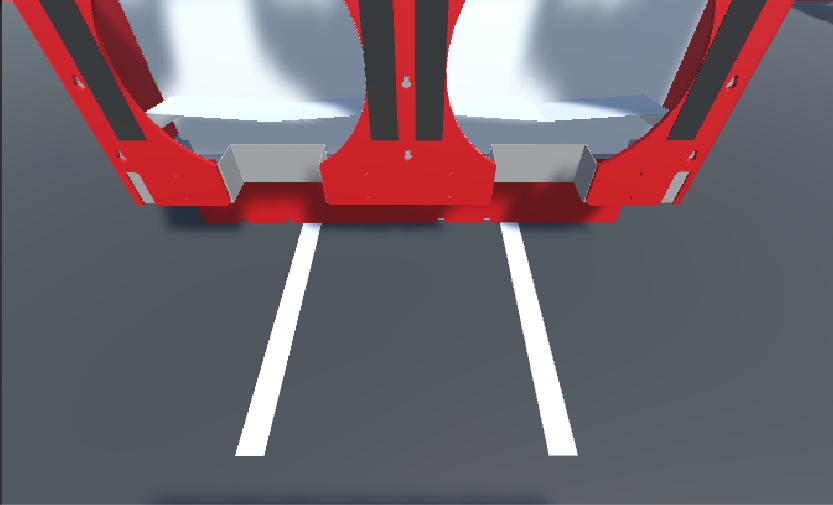
#> input picture python3/imgs/image0.png, 833 x 505 px
$ python -i line_detector.py   (imports and definitions only)
#> lines starting #> are read from the running program, lines starting #| are printed output that depends on the picture; after the words box and inside, x2 and y2 are one past the last pixel; in counts of white or black regions, pixels touching at a corner belong together; long printed decimals are rounded
import cv2
import numpy as np
import math
from numpy import linalg as LA

class Line_Detector(object):
    def warp(self, img, type):
        src = np.float32([[450, 320],
                          [920, 320],
                          [370, 650],
                          [910, 650]])

        dst = np.float32([[0, 0],
                          [450, 0],
                          [0, 450],
                          [450, 450]])

        #perspective transform
        if type == 0:
            M = cv2.getPerspectiveTransform(src, dst)
        #reverse perspective transform
        else:
            Minv = cv2.getPerspectiveTransform(dst, src)
            return Minv

        warped = cv2.warpPerspective(img, M, (img.shape[1],img.shape[0]), flags=cv2.INTER_LINEAR)

        return warped

    # [11 lines left out: function increase_brightness, not called in this run]

    def colorSpace(self, img):
        hsv = cv2.cvtColor(img, cv2.COLOR_BGR2HSV)

        #hsv
        sens = 80
        lower_white = np.array([0,0,255-sens], dtype=np.uint8)
        upper_white = np.array([255,sens,255], dtype=np.uint8)

        mask = cv2.inRange(hsv, lower_white, upper_white)
        res = cv2.bitwise_and(img, img, mask=mask)

        lower_white = np.array([230,230,230], dtype=np.uint8)
        upper_white = np.array([255,255,255], dtype=np.uint8)

        mask = cv2.inRange(res, lower_white, upper_white)
        res = cv2.bitwise_and(res, res, mask=mask)

        return res

    def calc_distance(self, p1, p2):
        return math.sqrt((p2[0]-p1[0])**2+(p2[1]-p1[1])**2)

    def find_corners(self, rect, bound):
        #tl=0 tr=1 bl=2 br=3
        #compare the distances to each point of the max corners on the image
        points = cv2.boxPoints(rect)
        points_distances = np.zeros((4,4))
        sorted_points = np.zeros((4,2))

        #calculate the distances
        for i in range(0, len(bound)):
            for j in range(0, len(points)):
                points_distances[i][j] = self.calc_distance(points[j], bound[i])

        #compare each group of distances that correspond to each point: tl, tr, etc. and assign it to the certain point
        for i in range(0, len(points_distances)):
            distances = points_distances[i]
            least_dist = 10000
            least_idx = -1
            for j in range(0, len(distances)):
                if(distances[j] < least_dist):
                    least_dist = distances[j]
                    least_idx = j
            sorted_points[i] = points[least_idx]
            for j in range(0, len(points_distances)):
                    points_distances[j][least_idx] = 10000

        return sorted_points

    def filter_contours(self, contours):
        if not contours:
            return []
        min_contour_area = 700
        i = 0
        while(i < len(contours)):
            contour = contours[i]
            x1,y1,x2,y2 = self.find_line(contour)
            length = self.calc_distance((x1,y1),(x2,y2))
            if cv2.contourArea(contour) < min_contour_area or length < 100:
                contours.pop(i)
                i -= 1
            i += 1

        return contours

    def find_tape_direction(self, points):
        x1 = 0
        y1 = 0
        x2 = 0
        y2 = 0
        if self.calc_distance(points[0], points[1]) > self.calc_distance(points[0], points[2]):
            x1 = int((points[0][0]+points[2][0])/2)
            y1 = int((points[0][1]+points[2][1])/2)
            x2 = int((points[1][0]+points[3][0])/2)
            y2 = int((points[1][1]+points[3][1])/2)
        else:
            x1 = int((points[0][0]+points[1][0])/2)
            y1 = int((points[0][1]+points[1][1])/2)
            x2 = int((points[2][0]+points[3][0])/2)
            y2 = int((points[2][1]+points[3][1])/2)

        return x1, y1, x2, y2

    def contours(self, img):
        gray = cv2.cvtColor(img, cv2.COLOR_BGR2GRAY)
        contours, hierarchy = cv2.findContours(gray, cv2.RETR_TREE, cv2.CHAIN_APPROX_SIMPLE)
        filtered_contours = self.filter_contours(contours)
        #contour_img = cv2.drawContours(img, filtered_contours, -1, (0,255,0), 3)
        return filtered_contours

    def find_line(self, contour):
        rect = cv2.minAreaRect(contour)
        x,y,w,h = cv2.boundingRect(contour)
        bound = [[x,y],[x+w,y],[x,y+h],[x+w,y+h]]
        #tl=0 tr =1 bl=2 br=3
        points = self.find_corners(rect, bound)
        x1,y1,x2,y2 = self.find_tape_direction(points)
        return x1,y1,x2,y2

    def closest_line(self, contours, img):
        min_cte = 10000
        min_idx = -1
        for i in range(0, len(contours)):
            contour = contours[i]
            line = self.find_line(contour)
            cte = self.calc_cte(line, img)
            if cte < min_cte:
                min_cte = cte
                min_idx = i
        return self.find_line(contours[min_idx])

    def calc_cte(self, line, img):
	#dot product
        x1,y1,x2,y2 = line
        p1 = [x1,450-y1]
        p2 = [x2,450-y2]
        p3 = [225, 450]

        dy = p2[1]-p1[1]
        dx = p2[0]-p1[0]
        if(dx == 0): return p2[0]-p3[0]

        a = -(dy)/(dx)
        b = 1
        c = -a*p1[0]-b*p1[1]

        is_right = False

        if p1[0] > 225 or p2[0] > 225: is_left = True

        #print(img.shape[0])
        d = abs(a*p3[0] + b*p3[1] + c)/math.sqrt(a**2+b**2)

        if is_right: d *= -1

        return d

    def detect_line(self, img, type):
        #img = self.increase_brightness(img, value=20)
        warped = self.warp(img, 0)
        imgThresh = self.colorSpace(warped)

#        cv2.imshow('thresh', imgThresh)

        contours = self.contours(imgThresh)
        if len(contours) == 0:
            if type == 1:
                return None, None
            return None

        line = self.closest_line(contours, img)

        if type==1:
            return line, warped

        return line

    # [8 lines left out: function find_cte, not called in this run]

    def visualize(self, img):
        img = cv2.resize(img, (1280,720))
        line, warped = self.detect_line(img, 1)

        if line == None:
            return img

        detect_img = self.draw_line(line, warped, img)

        print('cte: %f' % self.calc_cte(line, warped))

        return detect_img


    def draw_line(self, line, warped, img):
        blank_warped = np.zeros((img.shape[1], img.shape[0], 3), np.uint8)
        x1,y1,x2,y2 = line
        cv2.line(blank_warped,(x1,y1),(x2,y2),(255,0,0),5)
        Minv = self.warp(blank_warped, 1)
        newwarp = cv2.warpPerspective(blank_warped, Minv, (img.shape[1], img.shape[0]))

        result = cv2.addWeighted(newwarp, 1, img, 0.4, 0)
        return result

>>> import cv2
>>> picture = cv2.imread('../imgs/image0.png')
#> picture is the input picture: shape (505, 833, 3); mean B, G, R 109.6, 101.9, 113.6
>>> result = Line_Detector().visualize(picture)
#> in visualize, `img = cv2.resize(img, (1280,720))`:
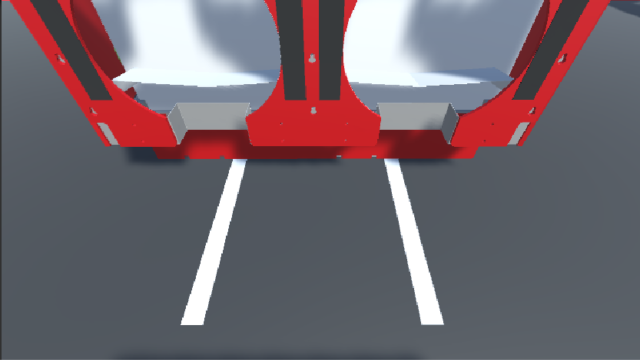
#> img: shape (720, 1280, 3) (shown at 1/2 size); mean of channels 0, 1, 2 109.6, 101.9, 113.6; drawn as B, G, R
#> in colorSpace, `mask = cv2.inRange(res, lower_white, upper_white)`:
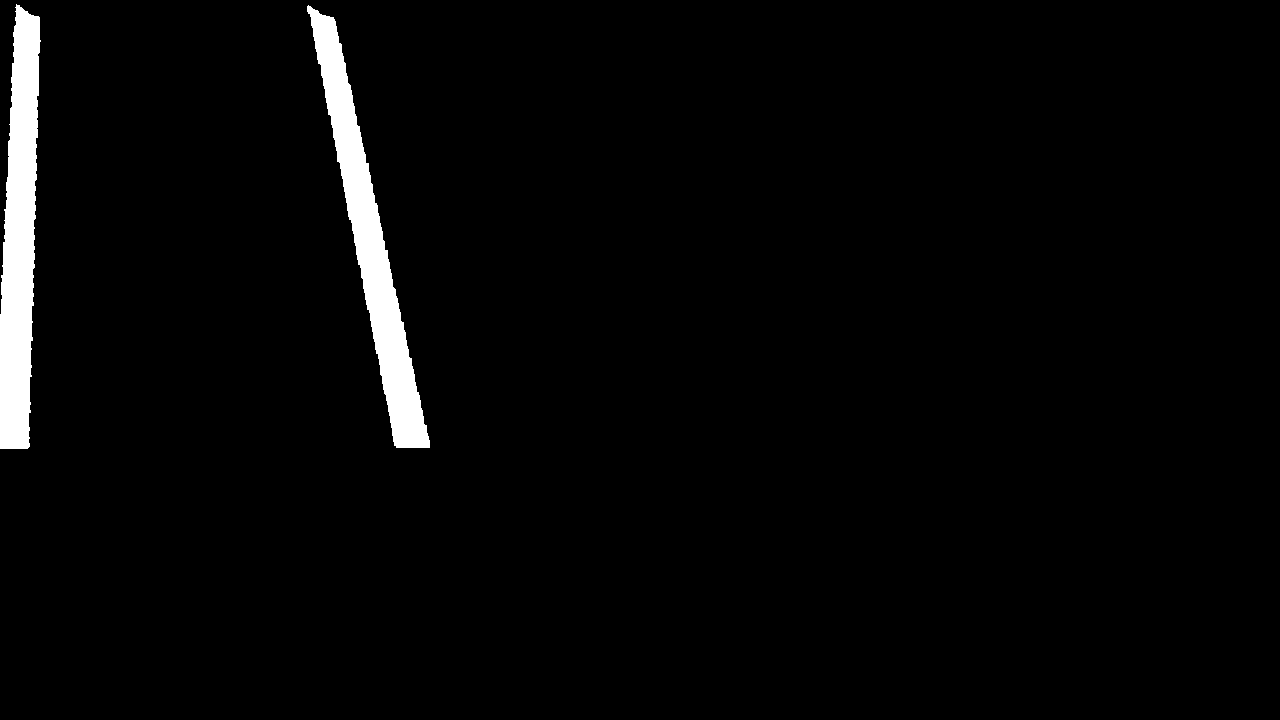
#> mask: shape (720, 1280); 2.8% white; 2 white regions
#> in contours, `contours, hierarchy = cv2.findContours(gray, cv2.RETR_TREE, cv2.CHAIN_..`: contours = 2 contours; box (x1, y1, x2, y2) and area: (307, 5, 430, 448) 12580, (0, 4, 41, 449) 12354
#> the loop in filter_contours, `while(i < len(contours)):` made 2 passes
#> after the loop in filter_contours, `while(i < len(contours)):`: i = 2
#> in contours, `filtered_contours = self.filter_contours(contours)`: filtered_contours has the same summary as contours
#> the loop in closest_line, `for i in range(0, len(contours)):` made 2 passes
#> after the loop in closest_line, `for i in range(0, len(contours)):`: min_cte = 95.94; min_idx = 0
#> in detect_line, `line = self.closest_line(contours, img)`: line = (323, 1, 412, 450)
#> in draw_line, `x1,y1,x2,y2 = line`: x1 = 323; y1 = 1; x2 = 412; y2 = 450
#> in draw_line, `cv2.line(blank_warped,(x1,y1),(x2,y2),(255,0,0),5)`:
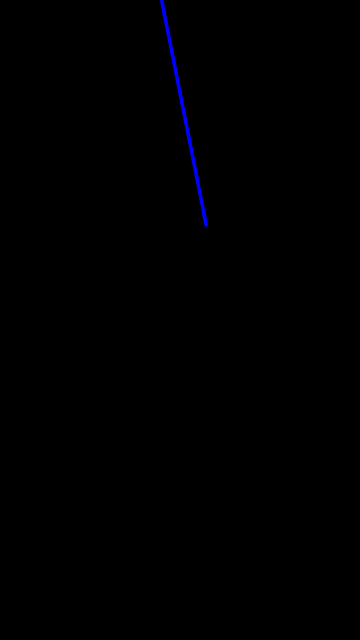
#> blank_warped: shape (1280, 720, 3) (shown at 1/2 size); mean of channels 0, 1, 2 0.9, 0, 0; drawn as B, G, R
#> in draw_line, `Minv = self.warp(blank_warped, 1)`: Minv = [[1.04, -0.284, 450], [0, 0.546, 320], [0, -0.000288, 1]]
#> in draw_line, `result = cv2.addWeighted(newwarp, 1, img, 0.4, 0)`:
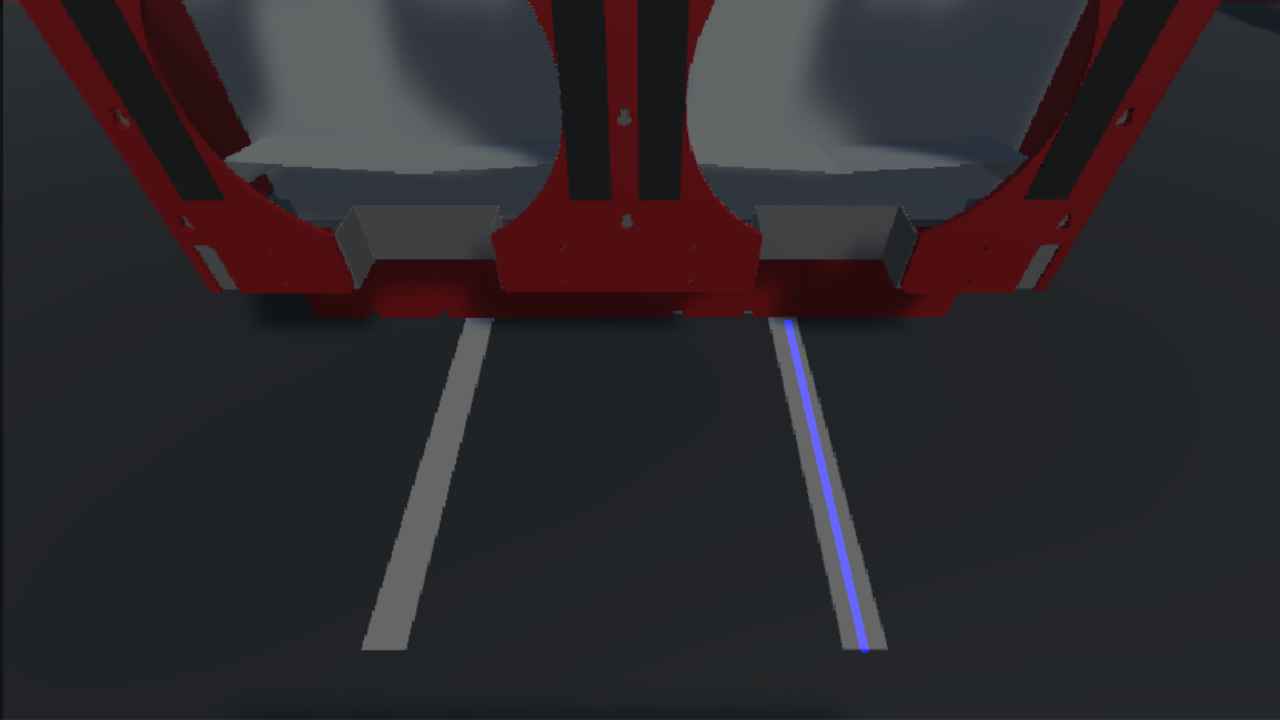
#> result: shape (720, 1280, 3); mean of channels 0, 1, 2 44.3, 40.8, 45.4; drawn as B, G, R
#| cte: 95.935

$ run again, on python3/imgs/image1.png
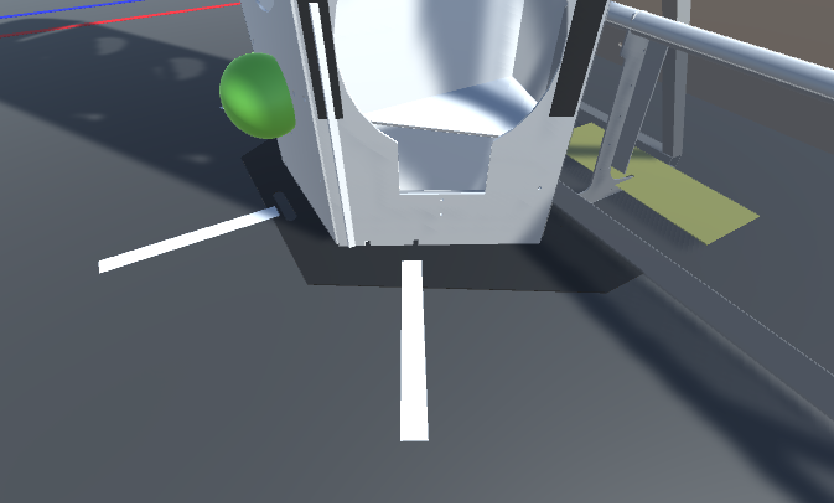
#> input picture python3/imgs/image1.png, 834 x 503 px
#> picture is the input picture: shape (503, 834, 3); mean B, G, R 110.5, 103.8, 96.5
#> hsv: shape (720, 1280, 3); mean H, S, V 46.1, 18.6, 43.9
#> in colorSpace, `mask = cv2.inRange(res, lower_white, upper_white)`:
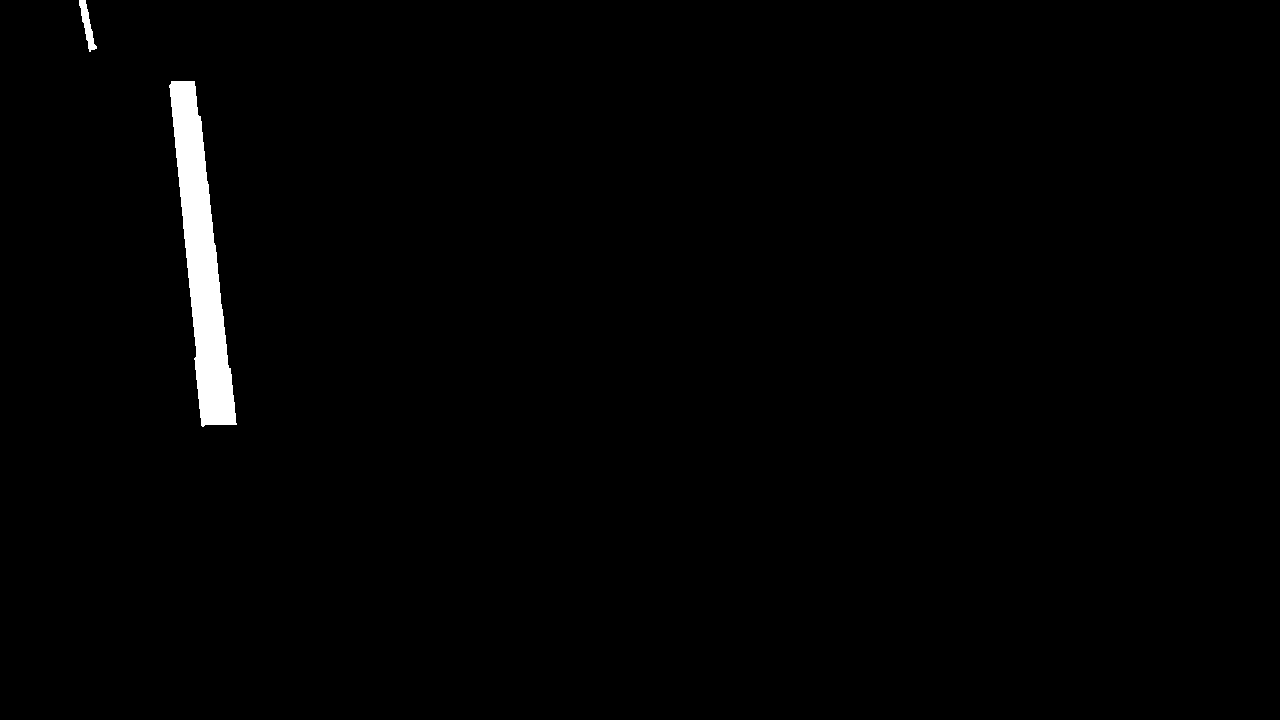
#> mask: shape (720, 1280); 1.2% white; 2 white regions
#> in contours, `contours, hierarchy = cv2.findContours(gray, cv2.RETR_TREE, cv2.CHAIN_..`: contours = 2 contours; box (x1, y1, x2, y2) and area: (169, 81, 237, 427) 10114, (79, 0, 97, 52) 310
#> the loop in filter_contours, `while(i < len(contours)):` made 2 passes
#> after the loop in filter_contours, `while(i < len(contours)):`: contours = 1 contour; box (x1, y1, x2, y2) and area: (169, 81, 237, 427) 10114; i = 1
#> filtered_contours has the same summary as contours in filter_contours
#> the loop in closest_line, `for i in range(0, len(contours)):` made 1 pass
#> after the loop in closest_line, `for i in range(0, len(contours)):`: min_cte = 50.94; min_idx = 0
#> in detect_line, `line = self.closest_line(contours, img)`: line = (182, 79, 218, 425)
#> in draw_line, `x1,y1,x2,y2 = line`: x1 = 182; y1 = 79; x2 = 218; y2 = 425
#> Minv = [[1.04, -0.284, 450], [0, 0.546, 320], [0, -0.000288, 1]]
#> in draw_line, `result = cv2.addWeighted(newwarp, 1, img, 0.4, 0)`:
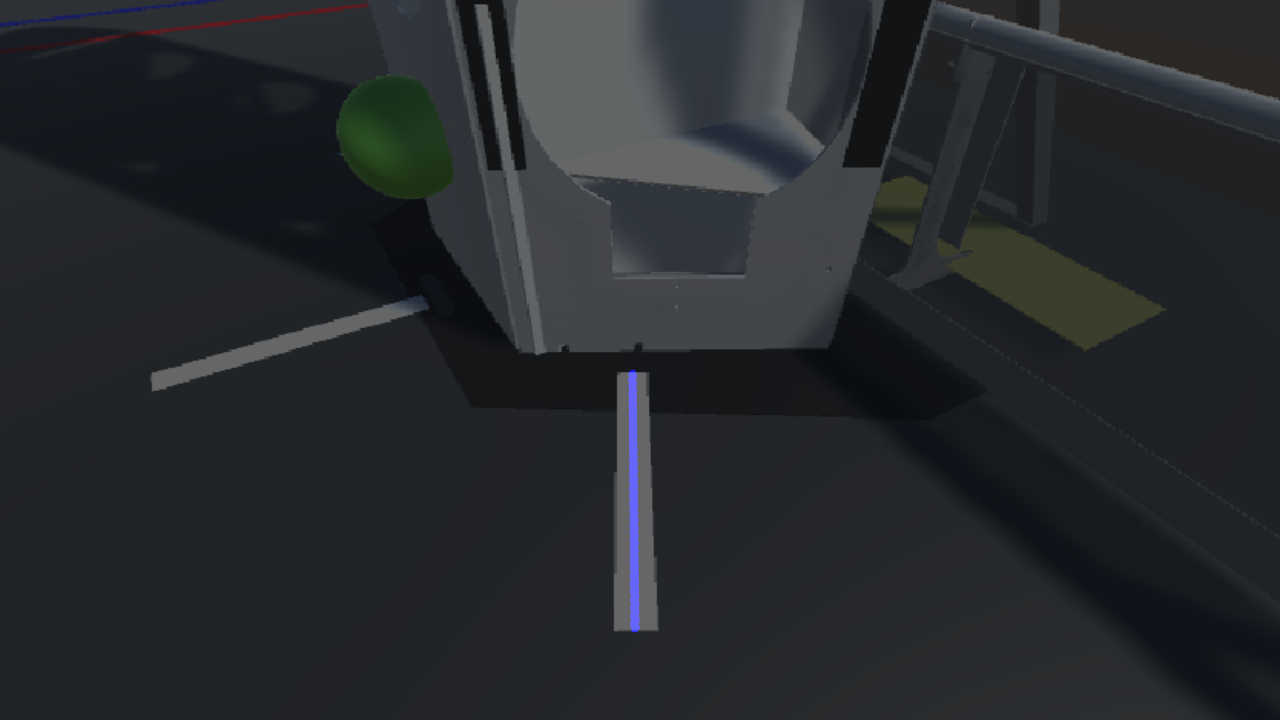
#> result: shape (720, 1280, 3); mean of channels 0, 1, 2 44.5, 41.5, 38.5; drawn as B, G, R
#| cte: 50.945
